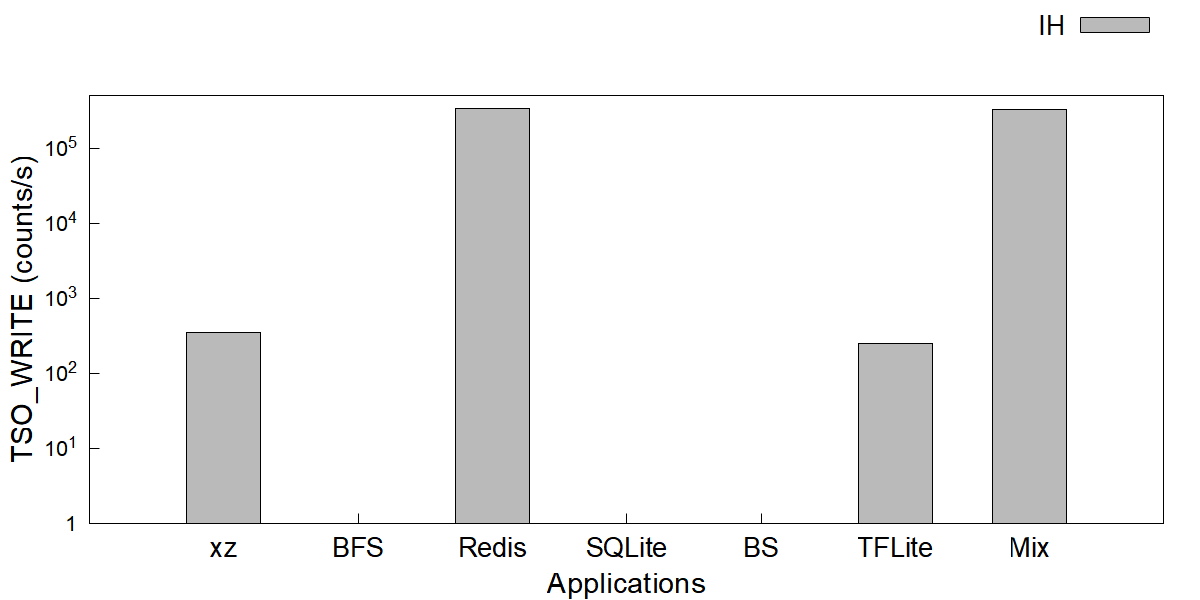

This chart was generated by the following gnuplot code:
# tile_tso_write.plt - one counter, one bar per application per data path.
#
# Style mirrors the paper bar charts (image/*.plt): clustered
# bars, Arial 16/22/20, opaque fill with black border, key
# outside top right.  Bars use `with boxes` with explicit
# width and offsets (see tools/gen_fig_plts.py); xrange
# [0:8] centers the 7 application groups.  Full 4-side
# frame (border 15), tics only on left y / bottom x
# (nomirror).  Colors: 2-series figures use #B2172B
# (left, dark) / #F5A682 (right, light); the 3-series
# figure keeps dark gray / light gray / red.
#
# Log y axis: raw counts/s, starts at 1, coarse decade
# tics 1, 10, 100, ... only (10^{%L}, no minor tics);
# the IH series would be invisible on a linear axis.
#
# Data: fig/tile_tso_write.dat (raw differenced rates).
#
# Usage: gnuplot fig/tile_tso_write.plt   (from the repo root)

set terminal pngcairo size 1200,600 enhanced font 'Arial,16'
set output 'fig/tile_tso_write.png'

set ylabel 'TSO\_WRITE (counts/s)' font 'Arial,22'
set xlabel 'Applications' font 'Arial,22'

set style fill solid border -1
set boxwidth 0.55

set yrange [1:500000]
set logscale y 10
unset mytics
set format y '10^{%L}'
set ytics add ("1" 1)

set border 15
set ytics nomirror
set xtics nomirror

# xtics anchored at the cluster centers (1..7); the app
# names come from fig/tile_tso_write.dat column 1.
set xtics ('xz' 1, 'BFS' 2, 'Redis' 3, 'SQLite' 4, 'BS' 5, 'TFLite' 6, 'Mix' 7) font ',20'
set xrange [0:8]

set tmargin 4
set key outside top right horizontal font 'Arial,20'

C_IH = "#BABABA"

plot 'fig/tile_tso_write.dat' using ($0+1):2 with boxes title 'IH' lc rgb C_IH
